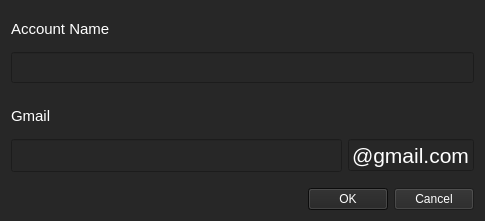
<?xml version="1.0" encoding="UTF-8"?>
<ui version="4.0">
 <class>AddUser_Dialog</class>
 <widget class="QDialog" name="AddUser_Dialog">
  <property name="geometry">
   <rect>
    <x>0</x>
    <y>0</y>
    <width>485</width>
    <height>221</height>
   </rect>
  </property>
  <property name="sizePolicy">
   <sizepolicy hsizetype="Preferred" vsizetype="Fixed">
    <horstretch>0</horstretch>
    <verstretch>0</verstretch>
   </sizepolicy>
  </property>
  <property name="minimumSize">
   <size>
    <width>360</width>
    <height>200</height>
   </size>
  </property>
  <property name="maximumSize">
   <size>
    <width>600</width>
    <height>280</height>
   </size>
  </property>
  <property name="baseSize">
   <size>
    <width>480</width>
    <height>220</height>
   </size>
  </property>
  <property name="font">
   <font>
    <family>Arial</family>
    <pointsize>11</pointsize>
   </font>
  </property>
  <property name="windowTitle">
   <string>Add Account</string>
  </property>
  <property name="styleSheet">
   <string notr="true">background-color: rgb(39, 39, 39);
color: rgb(255, 255, 255);
alternate-background-color: rgb(39, 39, 39);
selection-background-color: rgb(15, 15, 15);</string>
  </property>
  <layout class="QVBoxLayout" name="verticalLayout">
   <item>
    <widget class="QLabel" name="label">
     <property name="sizePolicy">
      <sizepolicy hsizetype="Minimum" vsizetype="Minimum">
       <horstretch>0</horstretch>
       <verstretch>0</verstretch>
      </sizepolicy>
     </property>
     <property name="font">
      <font>
       <family>Arial</family>
       <pointsize>11</pointsize>
      </font>
     </property>
     <property name="text">
      <string>Account Name</string>
     </property>
    </widget>
   </item>
   <item>
    <widget class="QLineEdit" name="lineEdit">
     <property name="font">
      <font>
       <family>Arial</family>
       <pointsize>14</pointsize>
      </font>
     </property>
    </widget>
   </item>
   <item>
    <spacer name="verticalSpacer">
     <property name="orientation">
      <enum>Qt::Vertical</enum>
     </property>
     <property name="sizeType">
      <enum>QSizePolicy::Fixed</enum>
     </property>
     <property name="sizeHint" stdset="0">
      <size>
       <width>20</width>
       <height>10</height>
      </size>
     </property>
    </spacer>
   </item>
   <item>
    <widget class="QLabel" name="label_2">
     <property name="sizePolicy">
      <sizepolicy hsizetype="Minimum" vsizetype="Minimum">
       <horstretch>0</horstretch>
       <verstretch>0</verstretch>
      </sizepolicy>
     </property>
     <property name="font">
      <font>
       <family>Arial</family>
       <pointsize>11</pointsize>
      </font>
     </property>
     <property name="text">
      <string>Gmail</string>
     </property>
     <property name="textFormat">
      <enum>Qt::AutoText</enum>
     </property>
    </widget>
   </item>
   <item>
    <layout class="QHBoxLayout" name="horizontalLayout">
     <item>
      <widget class="QLineEdit" name="lineEdit_2">
       <property name="sizePolicy">
        <sizepolicy hsizetype="Expanding" vsizetype="Fixed">
         <horstretch>0</horstretch>
         <verstretch>0</verstretch>
        </sizepolicy>
       </property>
       <property name="font">
        <font>
         <family>Arial</family>
         <pointsize>16</pointsize>
        </font>
       </property>
      </widget>
     </item>
     <item>
      <widget class="QLineEdit" name="lineEdit_3">
       <property name="sizePolicy">
        <sizepolicy hsizetype="Fixed" vsizetype="Fixed">
         <horstretch>0</horstretch>
         <verstretch>0</verstretch>
        </sizepolicy>
       </property>
       <property name="minimumSize">
        <size>
         <width>126</width>
         <height>32</height>
        </size>
       </property>
       <property name="maximumSize">
        <size>
         <width>126</width>
         <height>32</height>
        </size>
       </property>
       <property name="baseSize">
        <size>
         <width>126</width>
         <height>32</height>
        </size>
       </property>
       <property name="font">
        <font>
         <family>Arial</family>
         <pointsize>16</pointsize>
        </font>
       </property>
       <property name="cursor">
        <cursorShape>IBeamCursor</cursorShape>
       </property>
       <property name="focusPolicy">
        <enum>Qt::NoFocus</enum>
       </property>
       <property name="text">
        <string>@gmail.com</string>
       </property>
       <property name="maxLength">
        <number>10</number>
       </property>
       <property name="alignment">
        <set>Qt::AlignRight|Qt::AlignTrailing|Qt::AlignVCenter</set>
       </property>
       <property name="readOnly">
        <bool>true</bool>
       </property>
      </widget>
     </item>
    </layout>
   </item>
   <item>
    <spacer name="verticalSpacer_2">
     <property name="orientation">
      <enum>Qt::Vertical</enum>
     </property>
     <property name="sizeType">
      <enum>QSizePolicy::Fixed</enum>
     </property>
     <property name="sizeHint" stdset="0">
      <size>
       <width>20</width>
       <height>10</height>
      </size>
     </property>
    </spacer>
   </item>
   <item>
    <widget class="QDialogButtonBox" name="buttonBox">
     <property name="font">
      <font>
       <family>Arial</family>
       <pointsize>11</pointsize>
      </font>
     </property>
     <property name="styleSheet">
      <string notr="true">color: rgb(255, 255, 255);</string>
     </property>
     <property name="orientation">
      <enum>Qt::Horizontal</enum>
     </property>
     <property name="standardButtons">
      <set>QDialogButtonBox::Cancel|QDialogButtonBox::Ok</set>
     </property>
    </widget>
   </item>
  </layout>
 </widget>
 <resources/>
 <connections>
  <connection>
   <sender>buttonBox</sender>
   <signal>accepted()</signal>
   <receiver>AddUser_Dialog</receiver>
   <slot>accept()</slot>
   <hints>
    <hint type="sourcelabel">
     <x>248</x>
     <y>254</y>
    </hint>
    <hint type="destinationlabel">
     <x>157</x>
     <y>274</y>
    </hint>
   </hints>
  </connection>
  <connection>
   <sender>buttonBox</sender>
   <signal>rejected()</signal>
   <receiver>AddUser_Dialog</receiver>
   <slot>reject()</slot>
   <hints>
    <hint type="sourcelabel">
     <x>316</x>
     <y>260</y>
    </hint>
    <hint type="destinationlabel">
     <x>286</x>
     <y>274</y>
    </hint>
   </hints>
  </connection>
 </connections>
</ui>
